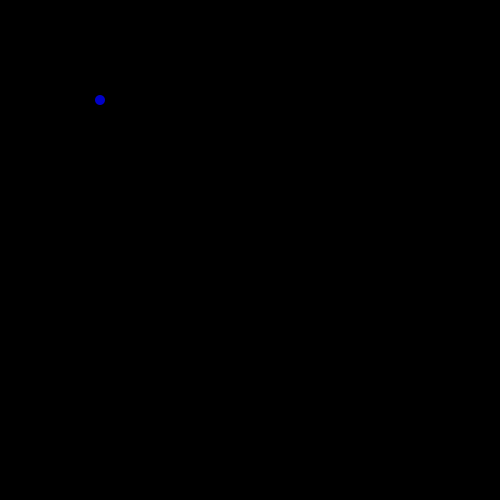
Frame 1 (no input)
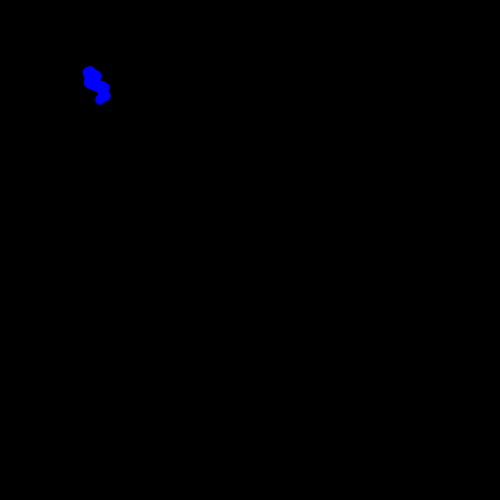
Frame 60 (the mouse pressed at the canvas centre just before this capture)
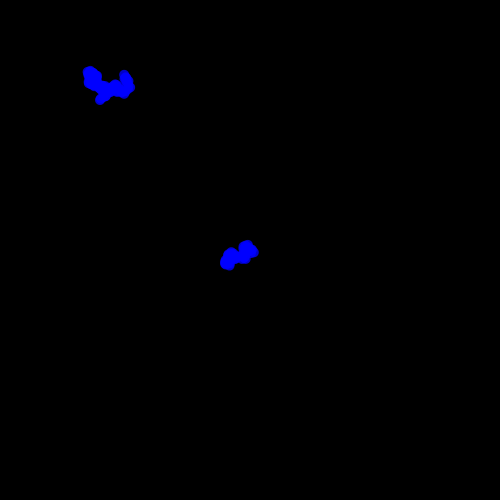
Frame 120 (the mouse held since frame 60 and released just before this capture)

The Processing sketch that drew these frames (run headless with seeded random() and noise(); from frame 60 on, the mouse is pressed at the canvas centre):

// Processing sketch: sketch_randomwalk
// ── sketch_randomwalk.pde

ArrayList<Particle> particles;

void setup(){
  size(500,500);
  background(0);
  
  particles = new ArrayList<Particle>(); // <- ArrayListをつくる
  
  Particle p = new Particle(100,100); // <- Particleをつくる
  
  particles.add(p); // <- ArrayListにParticleを追加する
}

void draw(){
  //background(0);
  
  for(int i = 0; i < particles.size(); i++ ){
    particles.get(i).drawParticle();
  }
  
}

void mousePressed(){
  Particle p = new Particle(mouseX, mouseY);
  particles.add(p);
}
// ── Particle.pde
class Particle{

  float x;
  float y;

  Particle(float _x, float _y){  // <-  コンストラクタ（クラスメイト同じ名前の関数にする）
    x = _x;
    y = _y;
  }

  void drawParticle(){
    noStroke();
    fill(0,0,255,200);    
    ellipse(x,y,10,10);
    
    x = x + random(-3,3);
    y = y + random(-3,3);
  }

}
